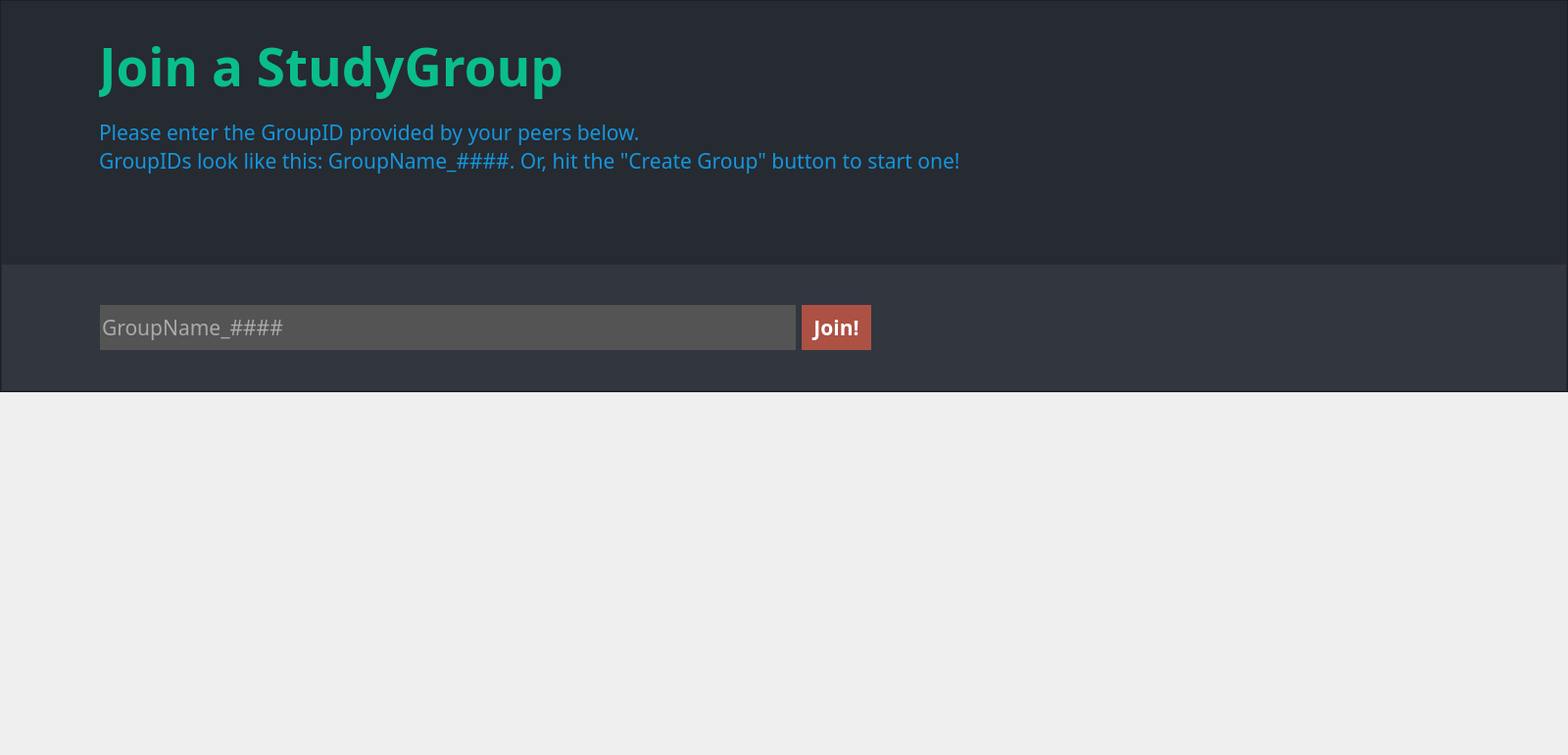
<?xml version="1.0" encoding="UTF-8"?>
<ui version="4.0">
 <class>JoinGroupPage</class>
 <widget class="QWidget" name="JoinGroupPage">
  <property name="geometry">
   <rect>
    <x>0</x>
    <y>0</y>
    <width>1600</width>
    <height>770</height>
   </rect>
  </property>
  <property name="windowTitle">
   <string>Form</string>
  </property>
  <layout class="QVBoxLayout" name="verticalLayout">
   <property name="leftMargin">
    <number>0</number>
   </property>
   <property name="topMargin">
    <number>0</number>
   </property>
   <property name="rightMargin">
    <number>0</number>
   </property>
   <property name="bottomMargin">
    <number>0</number>
   </property>
   <item>
    <widget class="QFrame" name="frame">
     <property name="sizePolicy">
      <sizepolicy hsizetype="Preferred" vsizetype="Fixed">
       <horstretch>0</horstretch>
       <verstretch>0</verstretch>
      </sizepolicy>
     </property>
     <property name="minimumSize">
      <size>
       <width>0</width>
       <height>400</height>
      </size>
     </property>
     <property name="maximumSize">
      <size>
       <width>16777215</width>
       <height>400</height>
      </size>
     </property>
     <property name="styleSheet">
      <string notr="true">background-color: rgba(38,42,49);</string>
     </property>
     <property name="frameShape">
      <enum>QFrame::StyledPanel</enum>
     </property>
     <property name="frameShadow">
      <enum>QFrame::Raised</enum>
     </property>
     <layout class="QVBoxLayout" name="verticalLayout_2">
      <property name="leftMargin">
       <number>0</number>
      </property>
      <property name="topMargin">
       <number>0</number>
      </property>
      <property name="rightMargin">
       <number>0</number>
      </property>
      <property name="bottomMargin">
       <number>0</number>
      </property>
      <item>
       <spacer name="verticalSpacer_16">
        <property name="orientation">
         <enum>Qt::Vertical</enum>
        </property>
        <property name="sizeType">
         <enum>QSizePolicy::Fixed</enum>
        </property>
        <property name="sizeHint" stdset="0">
         <size>
          <width>20</width>
          <height>30</height>
         </size>
        </property>
       </spacer>
      </item>
      <item>
       <layout class="QHBoxLayout" name="horizontalLayout_7">
        <item>
         <spacer name="horizontalSpacer_7">
          <property name="orientation">
           <enum>Qt::Horizontal</enum>
          </property>
          <property name="sizeType">
           <enum>QSizePolicy::Preferred</enum>
          </property>
          <property name="sizeHint" stdset="0">
           <size>
            <width>100</width>
            <height>20</height>
           </size>
          </property>
         </spacer>
        </item>
        <item>
         <widget class="QLabel" name="label_8">
          <property name="sizePolicy">
           <sizepolicy hsizetype="Expanding" vsizetype="Preferred">
            <horstretch>0</horstretch>
            <verstretch>0</verstretch>
           </sizepolicy>
          </property>
          <property name="maximumSize">
           <size>
            <width>16777215</width>
            <height>84</height>
           </size>
          </property>
          <property name="font">
           <font>
            <family>Trebuchet MS</family>
            <pointsize>40</pointsize>
            <weight>75</weight>
            <italic>false</italic>
            <bold>true</bold>
            <underline>false</underline>
            <strikeout>false</strikeout>
           </font>
          </property>
          <property name="styleSheet">
           <string notr="true">color:rgba(10,190,140);</string>
          </property>
          <property name="text">
           <string>Join a StudyGroup</string>
          </property>
          <property name="alignment">
           <set>Qt::AlignLeading|Qt::AlignLeft|Qt::AlignVCenter</set>
          </property>
         </widget>
        </item>
       </layout>
      </item>
      <item>
       <spacer name="verticalSpacer_29">
        <property name="orientation">
         <enum>Qt::Vertical</enum>
        </property>
        <property name="sizeType">
         <enum>QSizePolicy::Fixed</enum>
        </property>
        <property name="sizeHint" stdset="0">
         <size>
          <width>20</width>
          <height>10</height>
         </size>
        </property>
       </spacer>
      </item>
      <item>
       <layout class="QHBoxLayout" name="horizontalLayout_19">
        <item>
         <spacer name="horizontalSpacer_14">
          <property name="orientation">
           <enum>Qt::Horizontal</enum>
          </property>
          <property name="sizeType">
           <enum>QSizePolicy::Preferred</enum>
          </property>
          <property name="sizeHint" stdset="0">
           <size>
            <width>100</width>
            <height>20</height>
           </size>
          </property>
         </spacer>
        </item>
        <item>
         <widget class="QLabel" name="label_2">
          <property name="sizePolicy">
           <sizepolicy hsizetype="Expanding" vsizetype="Preferred">
            <horstretch>0</horstretch>
            <verstretch>0</verstretch>
           </sizepolicy>
          </property>
          <property name="font">
           <font>
            <family>Trebuchet MS</family>
            <pointsize>16</pointsize>
            <weight>50</weight>
            <bold>false</bold>
           </font>
          </property>
          <property name="styleSheet">
           <string notr="true">color:rgba(20,150,220);
</string>
          </property>
          <property name="text">
           <string>Please enter the GroupID provided by your peers below. 
GroupIDs look like this: GroupName_####. Or, hit the &quot;Create Group&quot; button to start one! </string>
          </property>
          <property name="alignment">
           <set>Qt::AlignLeading|Qt::AlignLeft|Qt::AlignVCenter</set>
          </property>
          <property name="wordWrap">
           <bool>true</bool>
          </property>
         </widget>
        </item>
       </layout>
      </item>
      <item>
       <spacer name="verticalSpacer_28">
        <property name="orientation">
         <enum>Qt::Vertical</enum>
        </property>
        <property name="sizeType">
         <enum>QSizePolicy::MinimumExpanding</enum>
        </property>
        <property name="sizeHint" stdset="0">
         <size>
          <width>20</width>
          <height>20</height>
         </size>
        </property>
       </spacer>
      </item>
      <item>
       <widget class="QFrame" name="frame_2">
        <property name="sizePolicy">
         <sizepolicy hsizetype="Preferred" vsizetype="Minimum">
          <horstretch>0</horstretch>
          <verstretch>0</verstretch>
         </sizepolicy>
        </property>
        <property name="minimumSize">
         <size>
          <width>0</width>
          <height>130</height>
         </size>
        </property>
        <property name="maximumSize">
         <size>
          <width>16777215</width>
          <height>150</height>
         </size>
        </property>
        <property name="styleSheet">
         <string notr="true">background-color:rgba(50,54,63);</string>
        </property>
        <property name="frameShape">
         <enum>QFrame::StyledPanel</enum>
        </property>
        <property name="frameShadow">
         <enum>QFrame::Raised</enum>
        </property>
        <layout class="QVBoxLayout" name="verticalLayout_3">
         <property name="leftMargin">
          <number>0</number>
         </property>
         <property name="topMargin">
          <number>0</number>
         </property>
         <property name="rightMargin">
          <number>0</number>
         </property>
         <property name="bottomMargin">
          <number>0</number>
         </property>
         <item>
          <spacer name="verticalSpacer_15">
           <property name="orientation">
            <enum>Qt::Vertical</enum>
           </property>
           <property name="sizeType">
            <enum>QSizePolicy::Expanding</enum>
           </property>
           <property name="sizeHint" stdset="0">
            <size>
             <width>20</width>
             <height>40</height>
            </size>
           </property>
          </spacer>
         </item>
         <item>
          <layout class="QHBoxLayout" name="horizontalLayout_8">
           <item>
            <spacer name="horizontalSpacer_27">
             <property name="orientation">
              <enum>Qt::Horizontal</enum>
             </property>
             <property name="sizeType">
              <enum>QSizePolicy::Preferred</enum>
             </property>
             <property name="sizeHint" stdset="0">
              <size>
               <width>100</width>
               <height>20</height>
              </size>
             </property>
            </spacer>
           </item>
           <item>
            <widget class="QLineEdit" name="join_group_lineEdit">
             <property name="sizePolicy">
              <sizepolicy hsizetype="Expanding" vsizetype="MinimumExpanding">
               <horstretch>0</horstretch>
               <verstretch>0</verstretch>
              </sizepolicy>
             </property>
             <property name="minimumSize">
              <size>
               <width>0</width>
               <height>0</height>
              </size>
             </property>
             <property name="maximumSize">
              <size>
               <width>16777215</width>
               <height>16777215</height>
              </size>
             </property>
             <property name="font">
              <font>
               <family>Trebuchet MS</family>
               <pointsize>16</pointsize>
              </font>
             </property>
             <property name="styleSheet">
              <string notr="true">background-color: #545454;
color:white;
border-style:none;</string>
             </property>
             <property name="placeholderText">
              <string>GroupName_####</string>
             </property>
            </widget>
           </item>
           <item>
            <widget class="QPushButton" name="join_group_button">
             <property name="sizePolicy">
              <sizepolicy hsizetype="Minimum" vsizetype="MinimumExpanding">
               <horstretch>0</horstretch>
               <verstretch>0</verstretch>
              </sizepolicy>
             </property>
             <property name="font">
              <font>
               <family>Trebuchet MS</family>
               <pointsize>16</pointsize>
               <weight>75</weight>
               <italic>false</italic>
               <bold>true</bold>
              </font>
             </property>
             <property name="styleSheet">
              <string notr="true">QPushButton {
background-color: rgba(255, 98, 71, 0.6);
color: white; 
font:bold;
padding: 8px 12px 8px 12px;
border: 0px;
}

QPushButton:hover {
	background-color: rgba(255, 98, 71, 1);
}

</string>
             </property>
             <property name="text">
              <string>Join!</string>
             </property>
            </widget>
           </item>
           <item>
            <spacer name="horizontalSpacer_26">
             <property name="orientation">
              <enum>Qt::Horizontal</enum>
             </property>
             <property name="sizeType">
              <enum>QSizePolicy::MinimumExpanding</enum>
             </property>
             <property name="sizeHint" stdset="0">
              <size>
               <width>50</width>
               <height>20</height>
              </size>
             </property>
            </spacer>
           </item>
          </layout>
         </item>
         <item>
          <spacer name="verticalSpacer_21">
           <property name="orientation">
            <enum>Qt::Vertical</enum>
           </property>
           <property name="sizeHint" stdset="0">
            <size>
             <width>20</width>
             <height>40</height>
            </size>
           </property>
          </spacer>
         </item>
        </layout>
       </widget>
      </item>
     </layout>
     <zorder>frame_2</zorder>
     <zorder>verticalSpacer_16</zorder>
     <zorder>verticalSpacer_28</zorder>
     <zorder>verticalSpacer_29</zorder>
    </widget>
   </item>
   <item>
    <spacer name="verticalSpacer_12">
     <property name="orientation">
      <enum>Qt::Vertical</enum>
     </property>
     <property name="sizeType">
      <enum>QSizePolicy::Expanding</enum>
     </property>
     <property name="sizeHint" stdset="0">
      <size>
       <width>20</width>
       <height>371</height>
      </size>
     </property>
    </spacer>
   </item>
  </layout>
 </widget>
 <resources/>
 <connections/>
</ui>
